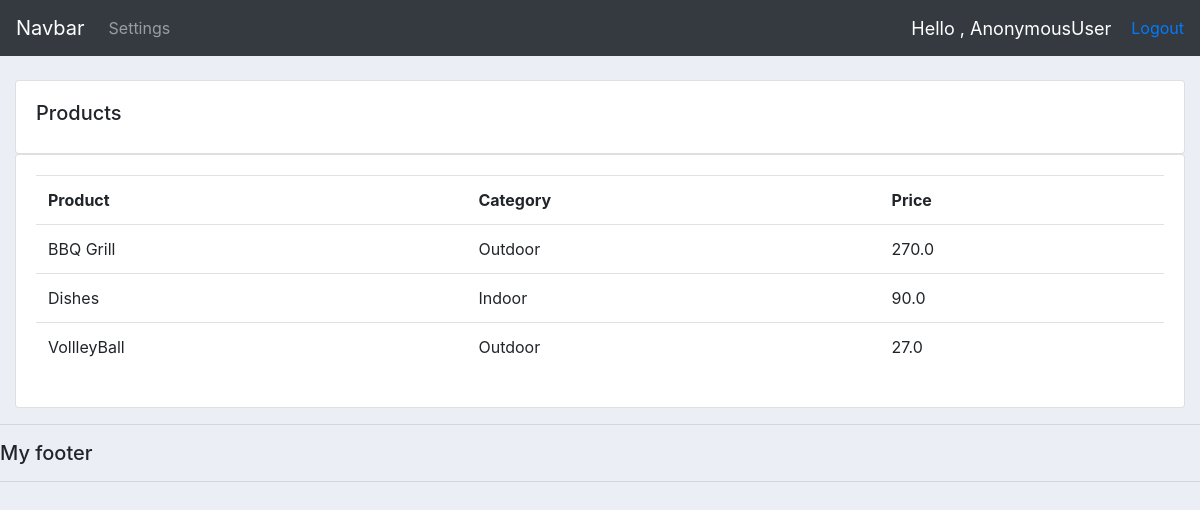
The app's page /products/, older data.
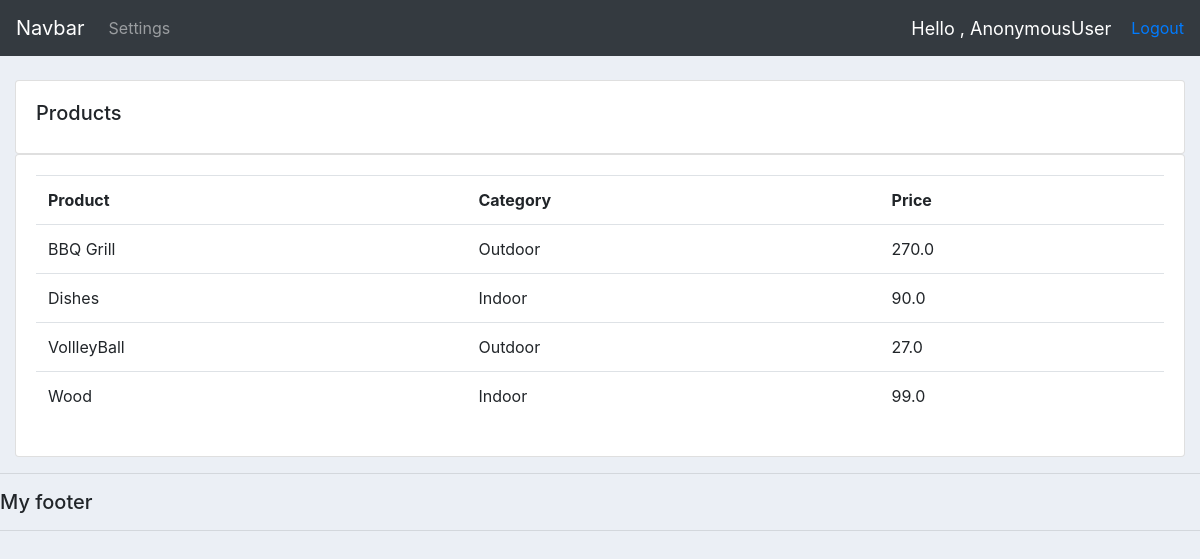
The same page, newer data.
### filedata9/models.py (models this page shows, shortened)
class Products(models.Model):
    CATEGORY = (
        ('Indoor','Indoor'),
        ('Outdoor','Outdoor'),
    )
    name = models.CharField(max_length=200,null=True)
    price = models.FloatField(null=True)
    category = models.CharField(max_length=200,null=True,choices=CATEGORY)
    description = models.CharField(max_length=200,null=True,blank=True)
    Date_created = models.DateTimeField(auto_now_add=True)
    tags = models.ManyToManyField(Tag)

### filedata9/views.py (the view)
# urls.py: path('products/', views.products, name='products'),
def products(request):
    products=Products.objects.all()
    return render(request,'filedata9/products.html', {'products':products})

### filedata9/templates/filedata9/products.html
{% extends 'filedata9/main.html' %}
{% block content %}
   <br>
   <div class='row'>
       <div class=col-md>
           <div class = 'card card-body'>
               <h5>Products</h5>
           </div>
       <div class = 'card card-body'>
           <table class ='table'>
               <tr>
                   <th>Product</th>
                   <th>Category</th>
                   <th>Price</th>
               </tr>
               {% for i in products %}
							<tr>
								<td>{{i.name}}</td>
								<td>{{i.category}}</td>
								<td>{{i.price}}</td>
							</tr>
				{% endfor %}
           </table>
            </div>
        </div>
   </div>
{% endblock content %}

Row changes from the older to the newer data that the page shows:
added Products: name "Wood", category "Indoor", price "99.0"
